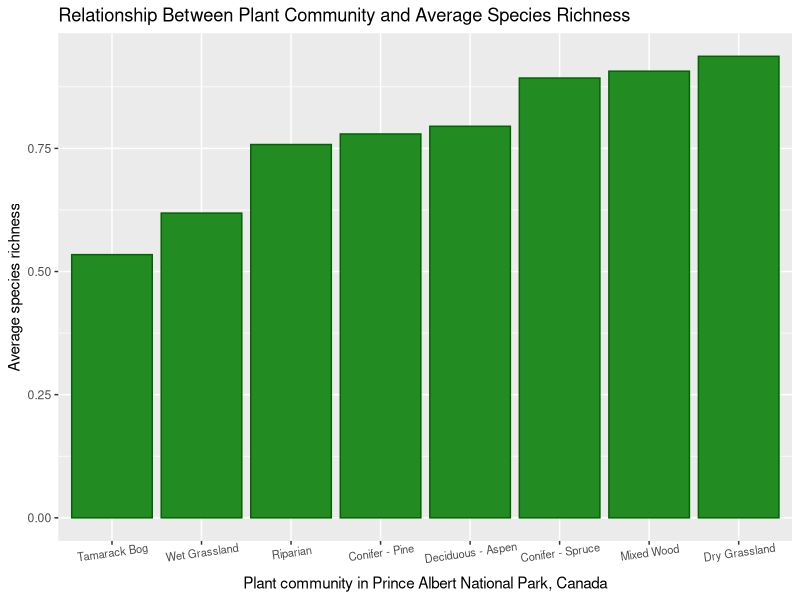
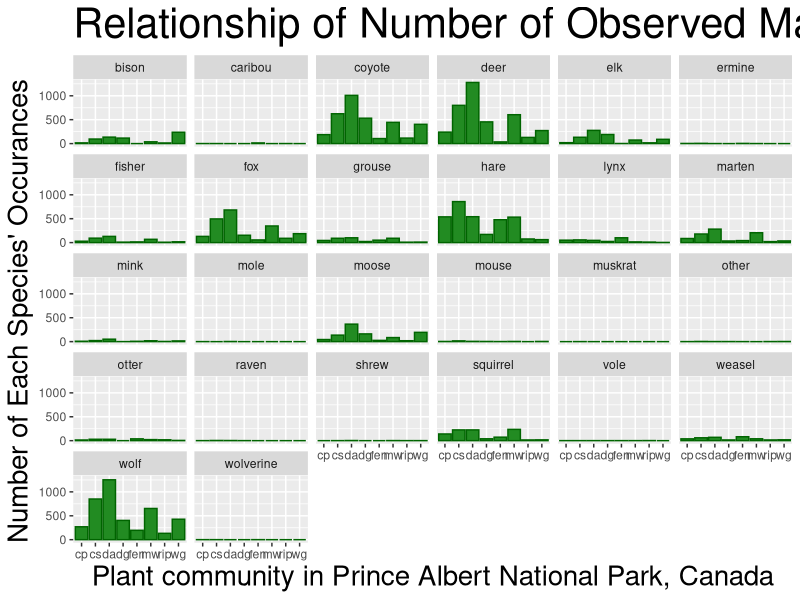
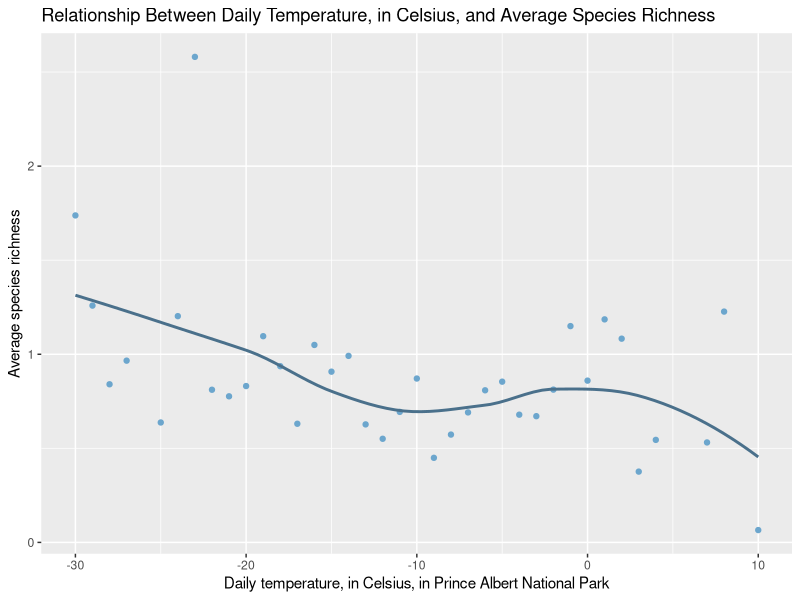
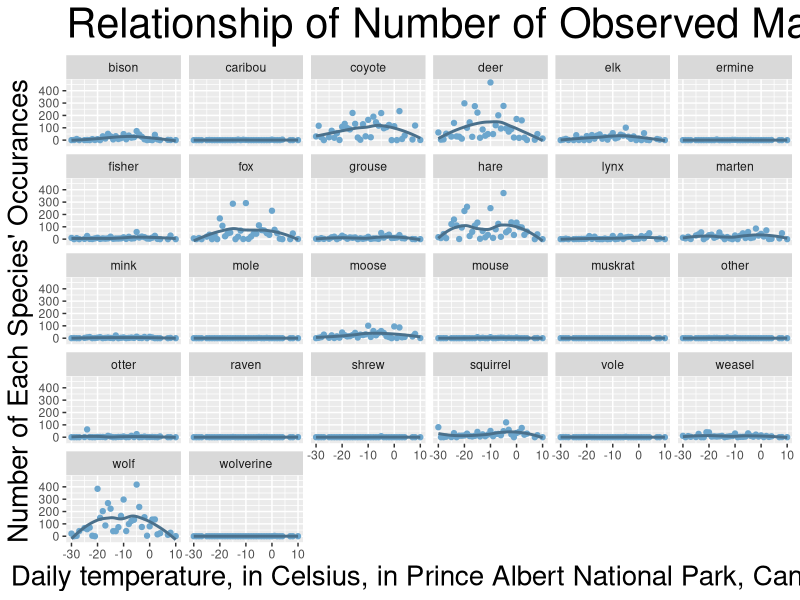
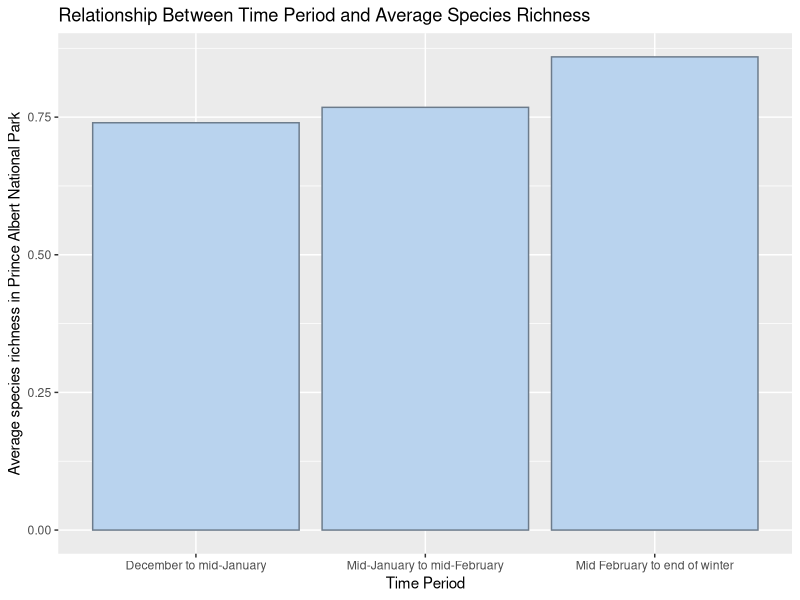
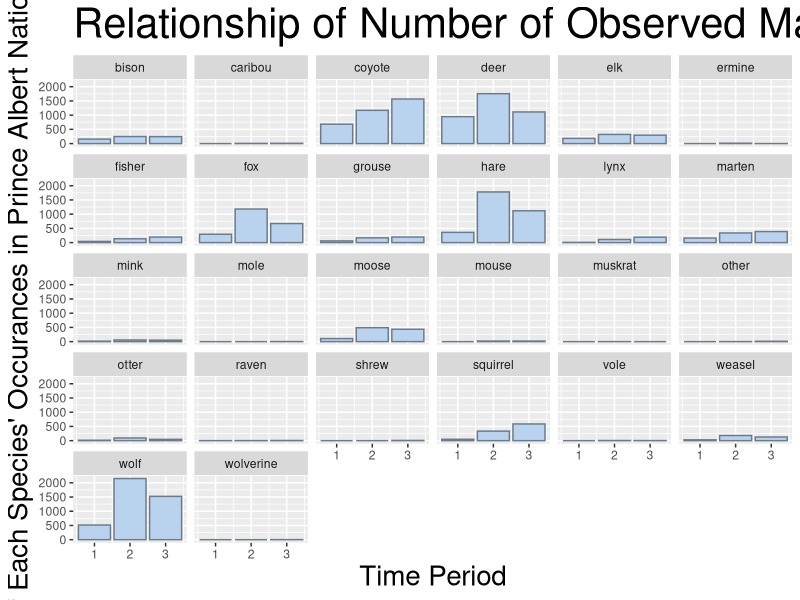

Reproduce these figures in R, in order.
## ---- chunk 1
#| label: plant-community-overall-graphics
#| echo: FALSE
#| message: FALSE
#| warning: FALSE
#| fig-cap: "Column plot showing relationship between plant community and average species richness"
#| fig-alt: ""

library(tidyverse) #load necessary package
mammal_clean <- read_csv("data-clean/mammal_clean.csv") #read in data

mammal_clean |> #use mammal_clean data
  select(plantcomm, richness) |> #select these variables
  group_by(plantcomm) |> #group by plant community
  summarise(rich_avg = mean(richness, na.rm = TRUE)) |> #summarize the average species richness
  ggplot() + #make a plot
  geom_col(mapping = aes(x = fct_reorder(plantcomm, rich_avg), #make a column plot with plant comm on the x
                         y = rich_avg), #average richness on the y
                         fill = "forestgreen", #fill the bars with forest green color
                         color = "darkgreen") + #outline the bars with dark green color
  labs(x = "Plant community in Prince Albert National Park, Canada", #label for x axis
       y = "Average species richness",#label for y axis
       title = "Relationship Between Plant Community and Average Species Richness") + #label for title
  scale_x_discrete(labels=c("cp" = "Conifer - Pine", #cp is conifer pine
                            "cs" = "Conifer - Spruce", #cs is conifer spruce
                            "da" = "Deciduous - Aspen", #da is deciduous aspen 
                            "dg" = "Dry Grassland", #dg is dry grassland
                            "fen" = "Tamarack Bog", #fen is tamarack bog
                            "mw" = "Mixed Wood", #mw is mixed wood
                            "rip" = "Riparian", #rip is riparian
                            "wg" = "Wet Grassland")) + #wg is wet grassland
  theme(axis.text.x = element_text(size = 8, angle = 8))  #angle the x axis text and make it smaller      
## ---- chunk 2
#| label: plant-community-species-graphics
#| echo: FALSE
#| message: FALSE
#| warning: FALSE
#| fig-cap: "Column plot showing relationship of number of observed mammals across plant communities"
#| fig-alt: ""
#| fig-height: 10
#| fig-width: 15

mammal_clean |> #use this data
  select(plantcomm, deer, moose, elk, wolf, coyote, fox, caribou, lynx, fisher, marten, bison, mink, otter, grouse, hare, weasel, ermine, mouse, raven, squirrel, wolverine, muskrat, mole, shrew, vole, other) |> #select these variables
  pivot_longer(cols = 2:27, names_to = "mammal",#use mammal as the variable name
               values_to = "presence") |> #use presence for the values under mammal
  group_by(mammal, plantcomm) |> #group by mammal and plant community
  tally(presence) |> #count the presence of each mammal in each community
  ggplot() + #make a plot
  geom_col(mapping = aes(x = plantcomm, #make a column chart with plant community on the x
                         y = n), #count on the y
           fill = "forestgreen",#fill the bars with forest green color
           color = "darkgreen") + #outline the bars with dark green color
  facet_wrap(~mammal) + #put each mammal in its own graphic
  labs(x = "Plant community in Prince Albert National Park, Canada", #label for the x axis
       y = "Number of Each Species' Occurances", #label for the y axis
       title = "Relationship of Number of Observed Mammals Across Plant Communities") + # label for the title
  theme(axis.title.x = element_text(size = 20)) + #make the x label text larger
  theme(axis.title.y = element_text(size = 20)) + #make the y label text larger
  theme(title = element_text(size = 25)) #make the title text larger

## ---- chunk 3
#| label: temperature-overall-graphics
#| echo: FALSE
#| message: FALSE
#| warning: FALSE
#| fig-cap: "Scatterplot showing relationship between daily temperature, in Celsius, and average species richness"
#| fig-alt: ""

mammal_clean |> #use this dataset
  select(temp, richness) |> #select these variables
  group_by(temp) |> #group by temperature
  summarise(rich_avg = mean(richness, na.rm = TRUE)) |> #summarize the average species richness
  ggplot() + #make a plot
  geom_point(mapping = aes(x = temp, #make a scatterplot plot with temp on the x axis
                         y = rich_avg), #average richness on the y axis
           color = "skyblue3") +  #color the points with sky blue 3
  labs(x = "Daily temperature, in Celsius, in Prince Albert National Park", #label the x axis
       y = "Average species richness",#label the y axis
       title = "Relationship Between Daily Temperature, in Celsius, and Average Species Richness") + #label the title
  geom_smooth(method = NULL, #create a trendline
              mapping = aes(x = temp, #use temp for the x
                         y = rich_avg), #use average richness for the y
              color = "skyblue4", #make the trendline sky blue 4 color
              linetype = "solid", #make the trendline solid
              se = FALSE) #no error space surrounding trendline

## ---- chunk 4
#| label: temperature-species-graphics
#| echo: FALSE
#| message: FALSE
#| warning: FALSE
#| fig-cap: "Scatterplot showing relationship of number of observed mammals across daily temperatures"
#| fig-alt: ""
#| fig-height: 10
#| fig-width: 15

mammal_clean |> #use this data
  select(temp, deer, moose, elk, wolf, coyote, fox, caribou, lynx, fisher, marten, bison, mink, otter, grouse, hare, weasel, ermine, mouse, raven, squirrel, wolverine, muskrat, mole, shrew, vole, other) |> #select these variables
  pivot_longer(cols = 2:27, names_to = "mammal", #use mammal as the variable name
               values_to = "presence") |> #use presence for the values under mammal
  group_by(mammal, temp) |> #group by mammal and temp
  tally(presence) |> #count the presence of each mammal in each community
  ggplot() + #make a plot
  geom_point(mapping = aes(x = temp, #make a scatterplot with temp on the x axis
                         y = n), #count on the y axis
           color = "skyblue3") + #color the points sky blue 3 
  facet_wrap(~mammal) + #put each mammal in its own graphic
  labs(x = "Daily temperature, in Celsius, in Prince Albert National Park, Canada", #label the x axis 
       y = "Number of Each Species' Occurances", #label the y axis
       title = "Relationship of Number of Observed Mammals Across Daily Temperatures") + #label the title
  theme(axis.title.x = element_text(size = 20)) + #make the x label text larger
  theme(axis.title.y = element_text(size = 20)) + #make the y label text larger
  theme(title = element_text(size = 25)) + #make the title text larger
  geom_smooth(method = NULL, #create a trendline for each mammal
              mapping = aes(x = temp, #use temp at the x
                         y = n), #use count as the y
              color = "skyblue4", #color the trendline sky blue 4
              linetype = "solid", #make the trendline solid
              se = FALSE) #no error space around trendline

## ---- chunk 5
#| label: period-overall-graphics
#| echo: FALSE
#| message: FALSE
#| warning: FALSE
#| fig-cap: "Column chart showing relationship between time period and average species richness"
#| fig-alt: ""

mammal_clean |> #use this data
  select(periodnum, richness) |> #select these variables
  group_by(periodnum) |> #group by time period
  summarise(rich_avg = mean(richness, na.rm = TRUE)) |> #summarize the average species richness
  ggplot() + #make a plot
  geom_col(mapping = aes(x = factor(periodnum), #make a column chart with time period on the x axis
                         y = rich_avg), #average richness on the y axis
                         fill = "slategray2", #color the columns slate grey 2
                         color = "slategray4") + #outline the columns slate grey 4
  labs(x = "Time Period", #label the x axis
       y = "Average species richness in Prince Albert National Park", #label the y axis
       title = "Relationship Between Time Period and Average Species Richness") + #label the title
  scale_x_discrete(labels=c("1" = "December to mid-January", #time period 1 represents early winter
                            "2" = "Mid-January to mid-February", #time period 2 represents mid winter
                            "3" = "Mid February to end of winter"))    #time period 3 represents late winter     

## ---- chunk 6
#| label: period-species-graphics
#| echo: FALSE
#| message: FALSE
#| warning: FALSE
#| fig-cap: "Column chart showing relationship of number of observed mammals across time periods"
#| fig-alt: ""
#| fig-height: 10
#| fig-width: 15

mammal_clean |> #use this data
  select(periodnum, deer, moose, elk, wolf, coyote, fox, caribou, lynx, fisher, marten, bison, mink, otter, grouse, hare, weasel, ermine, mouse, raven, squirrel, wolverine, muskrat, mole, shrew, vole, other) |> #select these variables
  pivot_longer(cols = 2:27, names_to = "mammal",#use mammal as the variable name
               values_to = "presence") |> #use presence for the values under mammal
  group_by(mammal, periodnum) |> #group by mammal and time period
  tally(presence) |> #count the the presence of each mammal at each time period
  ggplot() + #make a plot
  geom_col(mapping = aes(x = periodnum, #make a column plot with time period on the x axis
                         y = n), #count on the y axis
           fill = "slategray2", #color the columns slate grey 2
           color = "slategray4") + #outline the columns slate grey 4
  facet_wrap(~mammal) + #put each mammal in its own graphic
  labs(x = "Time Period", #label the x axis
       y = "Number of Each Species' Occurances in Prince Albert National Park", #label the y axis
       title = "Relationship of Number of Observed Mammals Across Time Periods") + #label the title
  theme(axis.title.x = element_text(size = 20)) + #make the x label text larger
  theme(axis.title.y = element_text(size = 20)) + #make the y label text larger
  theme(title = element_text(size = 25)) #make the title text larger
